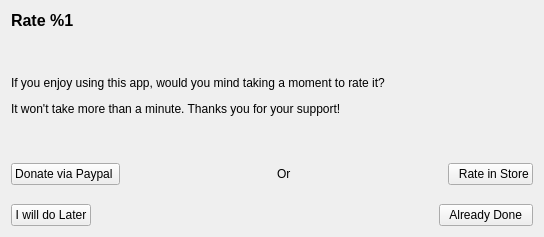
<?xml version="1.0" encoding="UTF-8"?>
<ui version="4.0">
 <class>RateApp</class>
 <widget class="QWidget" name="RateApp">
  <property name="geometry">
   <rect>
    <x>0</x>
    <y>0</y>
    <width>544</width>
    <height>237</height>
   </rect>
  </property>
  <property name="windowTitle">
   <string>Form</string>
  </property>
  <layout class="QVBoxLayout" name="verticalLayout">
   <item>
    <widget class="QLabel" name="applicationTItleLabel">
     <property name="sizePolicy">
      <sizepolicy hsizetype="Preferred" vsizetype="Maximum">
       <horstretch>0</horstretch>
       <verstretch>0</verstretch>
      </sizepolicy>
     </property>
     <property name="font">
      <font>
       <pointsize>12</pointsize>
       <bold>true</bold>
      </font>
     </property>
     <property name="text">
      <string>Rate %1</string>
     </property>
     <property name="textFormat">
      <enum>Qt::PlainText</enum>
     </property>
    </widget>
   </item>
   <item>
    <widget class="QLabel" name="label_2">
     <property name="sizePolicy">
      <sizepolicy hsizetype="Preferred" vsizetype="Minimum">
       <horstretch>0</horstretch>
       <verstretch>0</verstretch>
      </sizepolicy>
     </property>
     <property name="text">
      <string>&lt;html&gt;&lt;head/&gt;&lt;body&gt;&lt;p&gt;If you enjoy using this app, would you mind taking a moment to rate it?&lt;/p&gt;&lt;p&gt;It won't take more than a minute. Thanks you for your support!&lt;/p&gt;&lt;/body&gt;&lt;/html&gt;</string>
     </property>
     <property name="wordWrap">
      <bool>true</bool>
     </property>
    </widget>
   </item>
   <item>
    <layout class="QVBoxLayout" name="verticalLayout_2">
     <property name="topMargin">
      <number>0</number>
     </property>
     <property name="bottomMargin">
      <number>0</number>
     </property>
     <item>
      <layout class="QHBoxLayout" name="horizontalLayout_3">
       <property name="bottomMargin">
        <number>13</number>
       </property>
       <item>
        <widget class="QPushButton" name="donate">
         <property name="text">
          <string>Donate via Paypal </string>
         </property>
        </widget>
       </item>
       <item>
        <spacer name="horizontalSpacer_4">
         <property name="orientation">
          <enum>Qt::Horizontal</enum>
         </property>
         <property name="sizeHint" stdset="0">
          <size>
           <width>40</width>
           <height>20</height>
          </size>
         </property>
        </spacer>
       </item>
       <item>
        <widget class="QLabel" name="label_5">
         <property name="sizePolicy">
          <sizepolicy hsizetype="Maximum" vsizetype="Preferred">
           <horstretch>0</horstretch>
           <verstretch>0</verstretch>
          </sizepolicy>
         </property>
         <property name="text">
          <string>Or</string>
         </property>
        </widget>
       </item>
       <item>
        <spacer name="horizontalSpacer_5">
         <property name="orientation">
          <enum>Qt::Horizontal</enum>
         </property>
         <property name="sizeHint" stdset="0">
          <size>
           <width>40</width>
           <height>20</height>
          </size>
         </property>
        </spacer>
       </item>
       <item>
        <widget class="QPushButton" name="rateNowBtn">
         <property name="text">
          <string>  Rate in Store</string>
         </property>
        </widget>
       </item>
      </layout>
     </item>
     <item>
      <layout class="QHBoxLayout" name="horizontalLayout">
       <item>
        <widget class="QPushButton" name="laterBtn">
         <property name="text">
          <string>I will do Later</string>
         </property>
        </widget>
       </item>
       <item>
        <spacer name="horizontalSpacer">
         <property name="orientation">
          <enum>Qt::Horizontal</enum>
         </property>
         <property name="sizeHint" stdset="0">
          <size>
           <width>40</width>
           <height>10</height>
          </size>
         </property>
        </spacer>
       </item>
       <item>
        <widget class="QPushButton" name="alreadyDoneBtn">
         <property name="styleSheet">
          <string notr="true"/>
         </property>
         <property name="text">
          <string>  Already Done  </string>
         </property>
        </widget>
       </item>
      </layout>
     </item>
    </layout>
   </item>
  </layout>
 </widget>
 <resources/>
 <connections/>
</ui>
